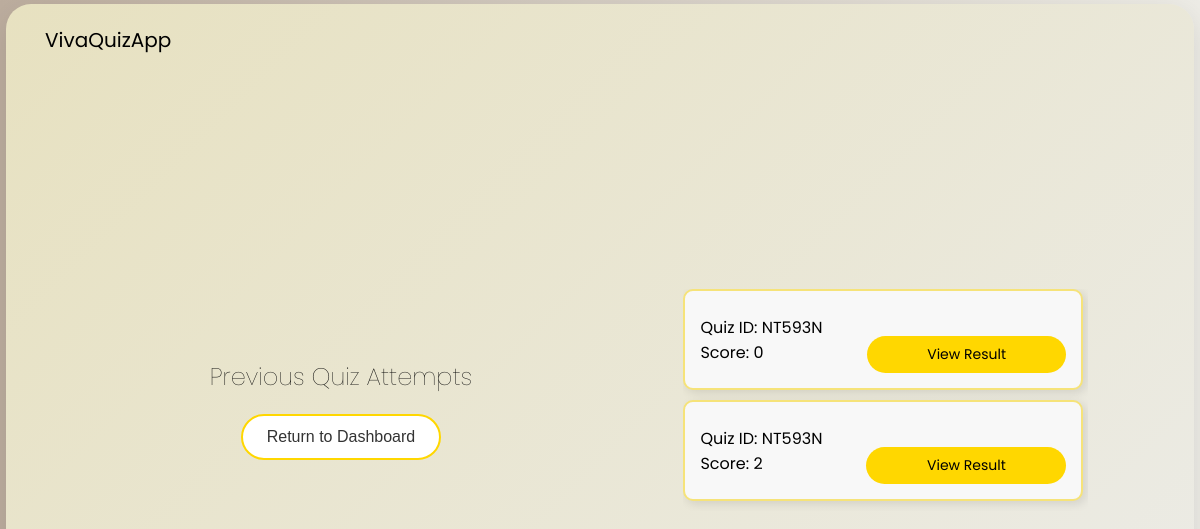
Page /previous_attempts (signed in) on the committed database.
### app.py (models this page shows)
class QuizAttempt(db.Model):
    id = db.Column(db.Integer, primary_key=True)
    student_id = db.Column(db.Integer, db.ForeignKey('user.id'), nullable=False)
    quiz_id = db.Column(db.String(20), nullable=False)
    user_answers = db.Column(db.Text, nullable=False)  # JSON format
    total_points = db.Column(db.Integer, nullable=False)

### app.py (the view)
@app.route('/previous_attempts')
@login_required
def previous_attempts():
    attempts = QuizAttempt.query.filter_by(student_id=current_user.id).all()
    return render_template('previous_attempts.html', attempts=attempts)

### app.py (called while the page is built)
@login_manager.user_loader
def load_user(user_id):
    return User.query.get(int(user_id))

### templates/previous_attempts.html (shortened to what this page needs)
<!DOCTYPE html>
<html lang="en">
<head>
    <link rel="stylesheet" href="{{ url_for('static', filename='style.css') }}">
</head>
<body>
    <div class="background-box">
        <div class="container">
            <div class="left-panel">
                <div class="branding">VivaQuizApp</div>
                <h2>Previous Quiz Attempts</h2>
                <button class="btn login-btn" onclick="window.location.href='{{ url_for('student_dashboard') }}'">Return to Dashboard</button>
            </div>
            <div class="right-panel">
                <ul class="quiz-list">
                    {% for attempt in attempts %}
                        <li>
                            Quiz ID: {{ attempt.quiz_id }}  Score: {{ attempt.total_points }}
                            <a href="{{ url_for('quiz_result', attempt_id=attempt.id) }}" class="btn signup-btn">View Result</a>
                        </li>
                    {% endfor %}
                </ul>
            </div>
        </div>
    </div>
</body>
</html>

### static/style.css (style rules this page uses)
body { margin: 0; font-family: 'Poppins', sans-serif; display: flex; justify-content: center; align-items: center; height: 100vh; background: linear-gradient(to right, #BCAD9E, #EDECE6); }
h2, h3 { font-family: 'Poppins', sans-serif; font-weight: 100; }
.branding { font-family: 'Poppins', sans-serif; }
button { font-weight: 200; }
.background-box { width: 99%; max-width: 99%; height: 99vh; background: linear-gradient(135deg, #E7E1C0, #ECECE9); border-radius: 25px; display: flex; justify-content: center; align-items: center; box-shadow: 0px 10px 30px rgba(0, 0, 0, 0.1); }
.container { display: flex; width: 90%; height: 98%; background: white; border-radius: 15px; overflow: hidden; background: transparent; }
.left-panel { flex: 1; padding: 50px; display: flex; flex-direction: column; align-items: center; text-align: center; justify-content: center; background: transparent; }
.branding { position: absolute; top: 20px; left: 30px; font-size: 20px; background: transparent; padding: 5px 15px; border-radius: 15px; }
h2 { font-size: 24px; margin-bottom: 10px; }
.btn { margin-top:30px; width: 200px; padding: 12px; border-radius: 25px; border: none; font-size: 16px; cursor: pointer; transition: 0.3s ease-in-out; text-decoration: none; display: inline-block; text-align: center; }
.signup-btn { background: #ffd700; color: black; }
.login-btn { background: white; border: 2px solid #ffd700; color: #333; margin-top: 10px; }
.right-panel { flex: 1; background: url("https://imgs.search.brave.com/Uup26J925pQkrlpB2XGeSEkKQUiqX_oY2fInUwN4w44/rs:fit:860:0:0:0/g:ce/aHR0cHM6Ly9jNC53/YWxscGFwZXJmbGFy/ZS5jb20vd2FsbHBh/cGVyLzUyNy85NzYv/MzUvZXhhbS1zdHVk/eWluZy13YWxscGFw/ZXItcHJldmlldy5q/cGc") no-repeat center center/cover; border-left: 2px solid rgba(0, 0, 0, 0.1); display: flex; justify-content: flex-start; align-items: center; padding-left: 10%; border-radius: 30px; overflow: hidden; }
.left-panel { overflow: hidden; max-height: 100vh; padding-right: 10px; }
.quiz-list { list-style: none; padding: 0; width: 100%; max-width: 400px; max-height: 80vh; overflow-y: auto; padding-right: 5px; }
.quiz-list { scrollbar-width: thin; scrollbar-color: #f6d365 #f8f8f8; }
.quiz-list li { background: #f8f8f8; padding: 15px; margin-bottom: 10px; border-radius: 10px; display: flex; justify-content: space-between; align-items: center; border: 2px solid #f6e379; box-shadow: 3px 3px 10px rgba(0, 0, 0, 0.1); text-align: left; }
.quiz-list li .btn { padding: 8px 12px; font-size: 14px; margin-left: auto; }

### templates/previous_attempts.html (style rules this page uses)
.right-panel { background: none; border-left: none; }

### rows in the picture
QuizAttempt: quiz_id "NT593N", total_points "0"
QuizAttempt: quiz_id "NT593N", total_points "2"
